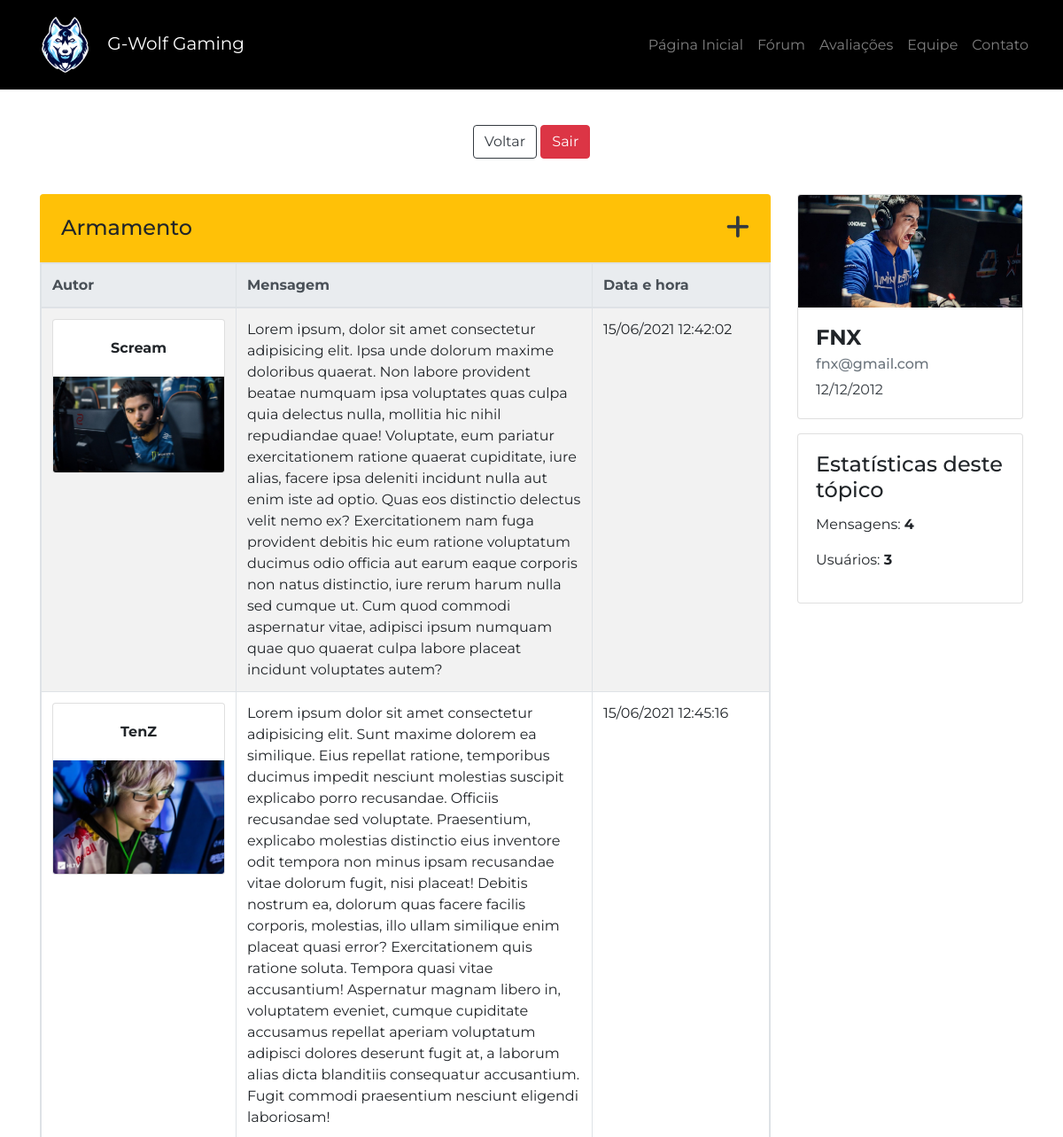
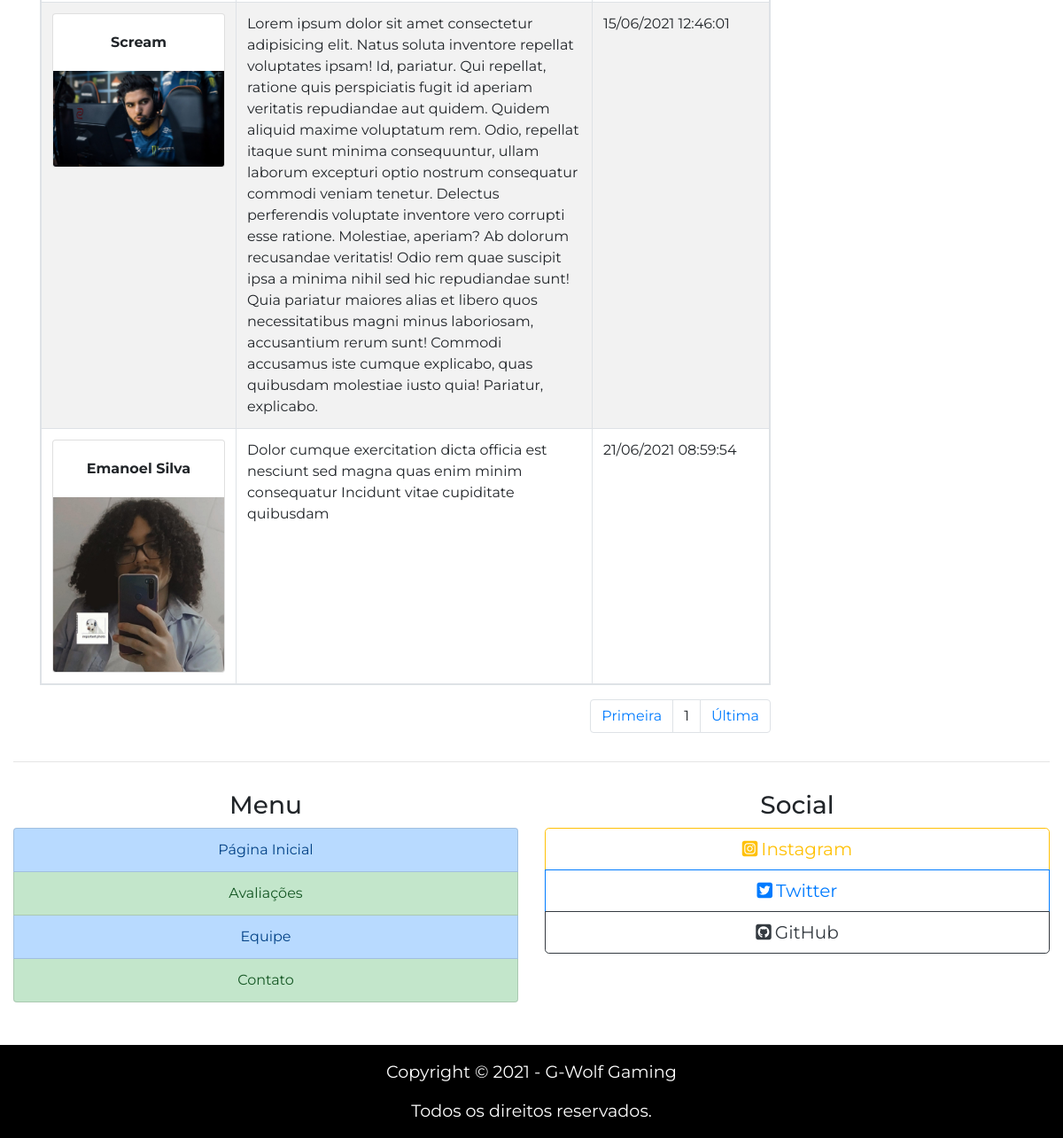
/topicos/armamento.php (signed in), run on the app's committed database (2 pictures, top to bottom).
### tables this page shows
CREATE TABLE IF NOT EXISTS `mensagens_topico` (
  `id_msg` int(11) NOT NULL AUTO_INCREMENT,
  `conteudo_msg` varchar(3000) NOT NULL,
  `autor_msg` varchar(255) NOT NULL,
  `img_autor_msg` varchar(40) NOT NULL,
  `data_msg` datetime NOT NULL,
  `topico_msg` varchar(255) NOT NULL,
  PRIMARY KEY (`id_msg`)
);

### php/converte_data.php (called while the page is built)
<?php
$datadobanco = $_SESSION['usuarioDtNasc'];
$dataconvertida = implode("/", array_reverse(explode("-", $datadobanco)));

### topicos/armamento.php (the view, shortened to what this page needs)
<?php
include_once("../php/conexao.php");
include_once("../php/converte_data.php");
$contar_msg = "SELECT * FROM mensagens_topico WHERE topico_msg = 'Armamento'";
$resultado_contar_msg = mysqli_query($connect, $contar_msg);
$total_msg = mysqli_num_rows($resultado_contar_msg);
$contar_usuarios = "SELECT autor_msg, COUNT(autor_msg) as total FROM mensagens_topico WHERE topico_msg = 'Armamento' GROUP BY autor_msg";
$resultado_contar_usuarios = mysqli_query($connect, $contar_usuarios);
$total_usuarios = mysqli_num_rows($resultado_contar_usuarios);
?>
<!DOCTYPE html>
<html lang="pt-br">
<head>
    <link rel="stylesheet" href="https://stackpath.bootstrapcdn.com/bootstrap/4.5.0/css/bootstrap.min.css">
    <link rel="stylesheet" href="../css/global.css">
    <link rel="stylesheet" href="../css/homeforum.css">
</head>
<body>
    <header>
        <nav class="navbar navbar-expand-lg navbar-dark bg-black">
            <div class="container-fluid py-0">
                <a class="navbar-brand text-white p-0" href="../index.php">
                    <img id="logo" src="../assets/logo-sem-texto.png" alt="G-Wolf Gaming">
                    G-Wolf Gaming
                </a>
                <div class="collapse navbar-collapse justify-content-end" id="navbarSite">
                    <ul class="navbar-nav">
                        <li class="nav-item">
                            <a class="nav-link" href="../index.php">Página Inicial</a>
                        </li>
                        <li class="nav-item">
                            <a class="nav-link" href="../forum.php">Fórum</a>
                        </li>
                        <li class="nav-item">
                            <a class="nav-link" href="../avaliacoes.html">Avaliações</a>
                        </li>
                        <li class="nav-item">
                            <a class="nav-link" href="../equipe.html">Equipe</a>
                        </li>
                        <li class="nav-item">
                            <a class="nav-link " href="../contato.php">Contato</a>
                        </li>
                    </ul>
                </div>
            </div>
        </nav>
    </header>
    <main>
        <div class="container mt-2">
            <div class="bg-white mb-3 rounded-bottom">
                <div class="container">
                    <div class="row py-4 d-flex align-items-center">
                        <div class="col-md-12 text-center">
                            <a href="../forum.php" class="btn btn-outline-dark mt-2">Voltar</a>
                            <a href="../php/sair.php"><button class="btn btn-danger mt-2">Sair</button></a>
                        </div>
                    </div>
                </div>
            </div>
            <div class="row">
                <div class="col-12 col-lg-9 col-xl-9">
                    <div id="topic" class="d-flex bg-warning mb-0 p-4 rounded-top justify-content-between">
                        <h2 class="h4 mb-0">Armamento</h2>
                        <a href class="h4 text-dark mb-0" data-toggle="modal" data-target="#createMsgModal"><i class="fas fa-plus fa-lg"></i></a>
                    </div>
                    <table class="table table-striped table-bordered table-responsive">
                        <thead class="thead-light">
                            <tr>
                                <th scope="col" class="autor-col">Autor</th>
                                <th scope="col" class="msg-col">Mensagem</th>
                                <th scope="col" class="date-col">Data e hora</th>
                            </tr>
                        </thead>
                        <tbody>
                            <?php
                                $pagina_atual = filter_input(INPUT_GET, 'pagina', FILTER_SANITIZE_NUMBER_INT);
                                $pagina = (!empty($pagina_atual)) ? $pagina_atual : 1;
                                $qnt_pagina = 20;
                                $inicio = ($qnt_pagina * $pagina) - $qnt_pagina;
                                $show_msg = "SELECT * FROM mensagens_topico WHERE topico_msg = 'Armamento' LIMIT $inicio, $qnt_pagina";
                                $resultado_show_msg = mysqli_query($connect, $show_msg);
                                while($row_msg = mysqli_fetch_assoc($resultado_show_msg)):
                            ?>
                            <tr>
                                <td>
                                    <div class="card text-center">
                                        <div class="card-body">
                                            <b><?php echo $row_msg['autor_msg']; ?></b>
                                        </div>
                                        <img class="card-img-bottom" src="../upload/<?php echo $row_msg['img_autor_msg']; ?>" alt="Imagem Autor">
                                    </div>
                                </td>
                                <td>
                                    <?php echo $row_msg['conteudo_msg']; ?>
                                </td>
                                <td>
                                    <div><?php $data_msg = $row_msg['data_msg']; echo date('d/m/Y H:i:s', strtotime($data_msg)); ?></div>
                                </td>
                            </tr>
                            <?php
                                endwhile;
                            ?>
                        </tbody>
                    </table>
                    <div>
                        <nav>
                            <ul class="pagination justify-content-end">
                        <?php
                            $result_pg = "SELECT COUNT(id_msg) AS num_result FROM mensagens_topico WHERE topico_msg = 'Armamento'";
                            $resultado_pg = mysqli_query($connect, $result_pg);
                            $row_pg = mysqli_fetch_assoc($resultado_pg);
                            $quantidade_pg = ceil($row_pg['num_result'] / $qnt_pagina);
                            echo "<li class='page-item'><a class='page-link' href='./armamento.php?pagina=1'>Primeira</a></li>";
                            echo "<li class='page-item'><a class='page-link'>$pagina</a></li>";
                            echo "<li class='page-item'><a class='page-link' href='./armamento.php?pagina=$quantidade_pg'>Última</a></li>";
                        ?>
                            </ul>
                        </nav>
                    </div>
                </div>
                <div class="col-12 col-lg-3 col-xl-3">
                    <aside>
                        <div class="row">
                            <div class="col-12 col-sm-6 col-lg-12 col-xl-12">
                                <div class="card mb-3 mb-sm-3 mb-xl-3">
                                    <img src="../upload/<?php echo $_SESSION['usuarioImgPerfil']; ?>" class="card-img-top">
                                    <div class="card-body">
                                        <h4 class="card-title"><b><?php echo $_SESSION['usuarioNome']; ?></b></h4>
                                        <h6 class="card-subtitle mb-2 text-muted"><?php echo $_SESSION['usuarioEmail']; ?></h5>
                                        <p class="card-text text-dark"><?php echo $dataconvertida; ?></p>
                                    </div>
                                </div>
                            </div>
                            <div class="col-12 col-sm-6 col-lg-12 col-xl-12">
                                <div class="card mb-3 mb-sm-3 mb-xl-3">
                                    <div class="card-body">
                                        <h2 class="h4 card-title">Estatísticas deste tópico</h1>
                                        <p>Mensagens: <b><?php echo $total_msg; ?></b></p>
                                        <p>Usuários: <b><?php echo $total_usuarios; ?></b></p>
                                    </div>
                                </div>
                            </div>
                        </div>
                    </aside>
                </div>
            </div>
        </div>
    </main>
    <footer>
        <div class="container-fluid">
            <div class="row">
                <div class="col-12 mb-3">
                    <hr>
                </div>
                <div class="col-sm-6 mb-4 text-center">
                    <h3>Menu</h3>
                    <div class="list-group">
                        <a class="list-group-item list-group-item-action list-group-item-primary" href="../index.php">Página Inicial</a>
                        <a class="list-group-item list-group-item-action list-group-item-success" href="../avaliacoes.html">Avaliações</a>
                        <a class="list-group-item list-group-item-action list-group-item-primary" href="../equipe.html">Equipe</a>
                        <a class="list-group-item list-group-item-action list-group-item-success" href="../contato.php">Contato</a>
                    </div>
                </div>
                <div class="col-sm-6 mb-1 text-center">
                    <h3>Social</h3>
                    <div class="btn-group-vertical btn-block btn-group-lg" role="group">
                        <a class="btn btn-outline-warning" href="https://www.instagram.com/oficialgwolf/" target="_blank"><i class="fab fa-instagram-square mr-1"></i>Instagram</a>
                        <a class="btn btn-outline-primary" href="https://twitter.com/oficialgwolf" target="_blank"><i class="fab fa-twitter-square mr-1"></i>Twitter</a>
                        <a class="btn btn-outline-dark" href="https://github.com/oficialgwolf" target="_blank"><i class="fab fa-github-square mr-1"></i>GitHub</a>
                    </div>
                </div>
                <div class="col-12 text-center bg-black pt-3 mt-4">
                    <p class="font-size-maior text-white">Copyright © 2021 - G-Wolf Gaming</p>
                    <p class="font-size-maior text-white">Todos os direitos reservados.</p>
                </div>
            </div>
        </div>
    </footer>
</body>
</html>

### css/global.css (style rules this page uses)
body { font-family: 'Montserrat', sans-serif; }
.bg-black { background-color: #000; }
.font-size-maior { font-size: 1.2em; }
#logo { width: 85px; }

### css/homeforum.css (style rules this page uses)
.autor-col { min-width: 220px; }
.msg-col { min-width: 402px; }
.date-col { min-width: 200px; }

### data on the page
mensagens_topico: autor_msg "Scream", img_autor_msg (picture), conteudo_msg "Lorem ipsum, dolor sit amet consectetur adipisicing elit. Ipsa unde dolorum maxime doloribus quaerat. Non labore provident beatae numquam ipsa voluptates quas culpa quia delectus nulla, mollitia hic nihil repudiandae quae! Voluptate, eum pariatur exercitationem ratione quaerat cupiditate, iure alias, facere ipsa deleniti incidunt nulla aut enim iste ad optio. Quas eos distinctio delectus velit nemo ex? Exercitationem nam fuga provident debitis hic eum ratione voluptatum ducimus odio officia aut earum eaque corporis non natus distinctio, iure rerum harum nulla sed cumque ut. Cum quod commodi aspernatur vitae, adipisci ipsum numquam quae quo quaerat culpa labore placeat incidunt voluptates…", data_msg "15/06/2021 12:42:02"
mensagens_topico: autor_msg "TenZ", img_autor_msg (picture), conteudo_msg "Lorem ipsum dolor sit amet consectetur adipisicing elit. Sunt maxime dolorem ea similique. Eius repellat ratione, temporibus ducimus impedit nesciunt molestias suscipit explicabo porro recusandae. Officiis recusandae sed voluptate. Praesentium, explicabo molestias distinctio eius inventore odit tempora non minus ipsam recusandae vitae dolorum fugit, nisi placeat! Debitis nostrum ea, dolorum quas facere facilis corporis, molestias, illo ullam similique enim placeat quasi error? Exercitationem quis ratione soluta. Tempora quasi vitae accusantium! Aspernatur magnam libero in, voluptatem eveniet, cumque cupiditate accusamus repellat aperiam voluptatum adipisci dolores deserunt fugit at, a…", data_msg "15/06/2021 12:45:16"
mensagens_topico: autor_msg "Scream", img_autor_msg (picture), conteudo_msg "Lorem ipsum dolor sit amet consectetur adipisicing elit. Natus soluta inventore repellat voluptates ipsam! Id, pariatur. Qui repellat, ratione quis perspiciatis fugit id aperiam veritatis repudiandae aut quidem. Quidem aliquid maxime voluptatum rem. Odio, repellat itaque sunt minima consequuntur, ullam laborum excepturi optio nostrum consequatur commodi veniam tenetur. Delectus perferendis voluptate inventore vero corrupti esse ratione. Molestiae, aperiam? Ab dolorum recusandae veritatis! Odio rem quae suscipit ipsa a minima nihil sed hic repudiandae sunt! Quia pariatur maiores alias et libero quos necessitatibus magni minus laboriosam, accusantium rerum sunt! Commodi accusamus iste cumque…", data_msg "15/06/2021 12:46:01"
mensagens_topico: autor_msg "Emanoel Silva", img_autor_msg (picture), conteudo_msg "Dolor cumque exercitation dicta officia est nesciunt sed magna quas enim minim consequatur Incidunt vitae cupiditate quibusdam", data_msg "21/06/2021 08:59:54"

### other printed values
$pagina "1"
$_SESSION['usuarioNome'] "FNX"
$_SESSION['usuarioEmail'] "fnx@gmail.com"
$dataconvertida "12/12/2012"
$total_msg "4"
$total_usuarios "3"
